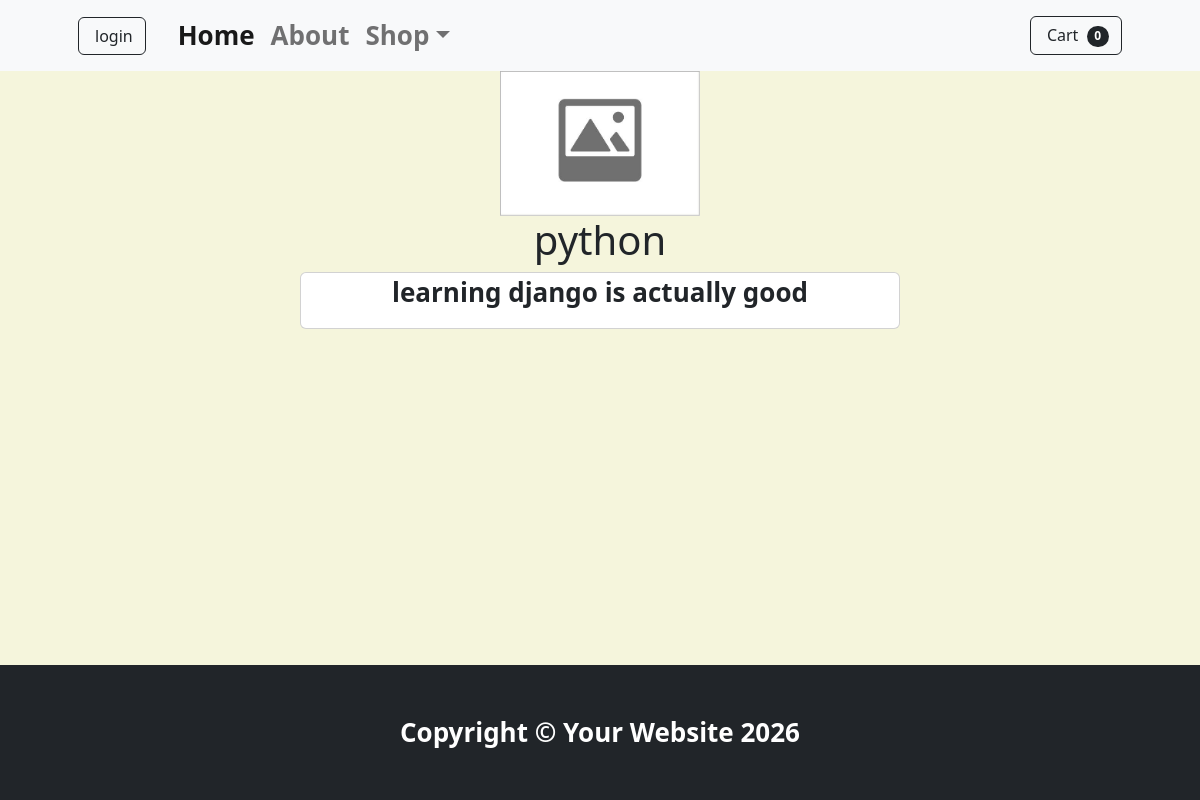
The page /testapp/post_details/6 on the database its author committed.
### testapp/models.py (models this page shows, shortened)
class Post(models.Model):
    title=models.CharField(max_length=200)
    content=models.TextField()
    created_at=models.DateTimeField(auto_now_add=True)
    image = models.ImageField(upload_to='images/',default='default.jpg')

### testapp/views.py (the view)
# urls.py: path('post_details/<str:id>',views.post_details,name='post_details'),
def post_details(request,id):
    post=Post.objects.get(pk=id)
    data= {
        'post':post
    }
    return render(request,'testapp/post_details.html',data)

### testapp/context_processors.py (called while the page is built)
def cart_context(request):
    itemcount = 0
    if request.user.is_authenticated:
        cart, _ = Cart.objects.get_or_create(user=request.user)
        itemcount = cart.item_count
    return {
        "itemcount": itemcount,
    }

### testapp/templates/testapp/post_details.html (shortened to what this page needs)
{% extends 'shopbase.html' %}
{% block content %}
<div class="w-50 mx-auto">
    <div class="d-flex justify-content-center align-items-center">
        <img class="" src="{{post.image.url}}" alt="" width="200">
    </div>
</div>
<div class="w-50 mx-auto">
    <h1 class="text-center">{{post.title}}</h1>
</div>
<div class="card w-50 mx-auto">
        <p class="text-center">{{post.content}}</p>
</div>
{% endblock content %}

### static/css/style.css (style rules this page uses)
* { padding: 0; margin: 0; box-sizing: border-box; }
body { background-color: beige; font-size: 26px; font-weight: bold; }
body { margin: 0; min-height: 100vh; display: flex; flex-direction: column; }

### rows shown on the page
Post: image (placeholder picture), title "python", content "learning django is actually good"

### other values the page prints
{{ itemcount }} "0"
